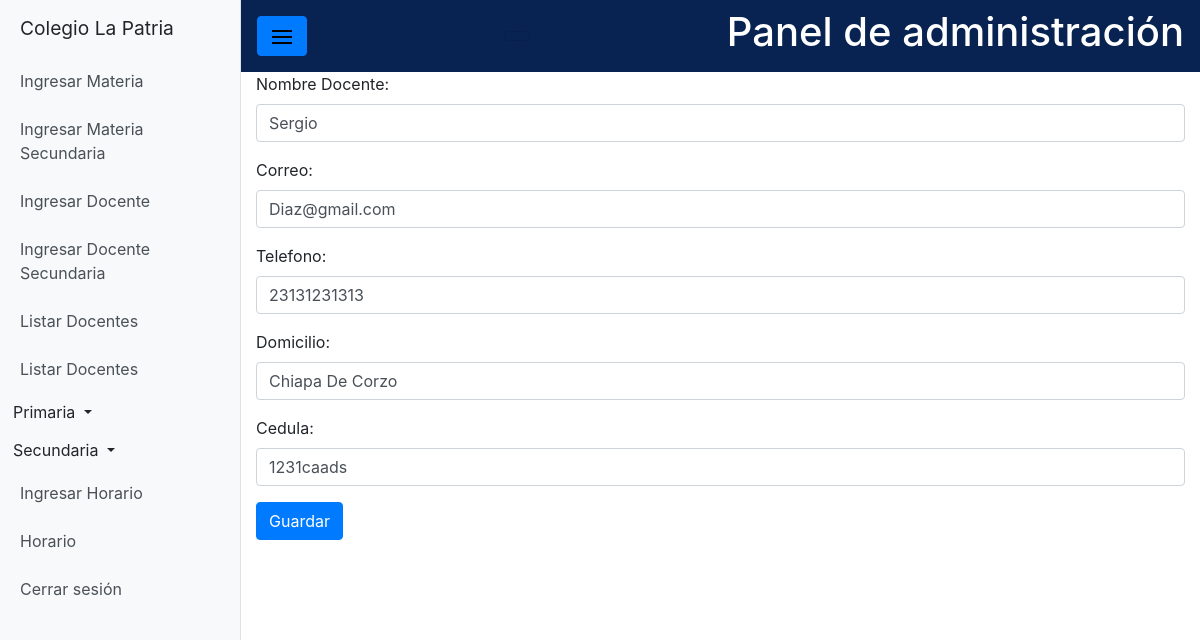
The app's page /colegiolapatria/administrador/editar-docente/2 (signed in) with its own data.
### sistema/models.py (models this page shows, shortened)
class Docente (models.Model):
    nombreDocente = models.CharField(max_length=100)
    apellido_paterno_docente = models.CharField(max_length = 20, null = True, blank=True)
    apellido_materno_docente = models.CharField(max_length = 20, null=True , blank = True)
    correo = models.CharField(max_length=45)
    telefono = models.IntegerField()
    domicilio = models.CharField(max_length=50)
    registro = models.CharField(max_length=15)
    class Meta:
        verbose_name="Docente"
        verbose_name_plural="Docentes"

### sistema/views.py (the view)
# urls.py: path('administrador/editar-docente/<int:pk>', DocenteUpdate.as_view(), name='editar_docente'),
class DocenteUpdate(LoginRequiredMixin,UpdateView):
	model = Docente
	form_class = ingresarDocente
	template_name = 'panel_admin/editar_docente.html'
	success_url = reverse_lazy("alumno:listar_docente")

### sistema/forms.py
class ingresarDocente(forms.ModelForm):
    class Meta:
        model = Docente
        fields = [
        'nombreDocente',
        'correo',
        'telefono',
        'domicilio',
        'registro',
        ]
        labels ={
        'nombreDocente':'Nombre Docente',
        'correo':'Correo',
        'telefono':'Telefono',
        'domicilio': 'Domicilio',
        'registro':'Cedula',
        }
        widgets = {
        'nombreDocente': forms.TextInput(attrs={"class":'form-control'}),
        'correo': forms.TextInput(attrs={'class':'form-control'}),
        'telefono': forms.TextInput(attrs={'class':'form-control'}),
        'domicilio': forms.TextInput(attrs={'class':'form-control'}),
        'registro': forms.TextInput(attrs={'class':'form-control'}),
            }

### templates/panel_admin/editar_docente.html (shortened to what this page needs)
{% extends 'baseadmin.html' %}
{% block content %}
        <form method="POST">
            {{ form.as_p }}
            <button type="submit" class="btn btn-primary">Guardar</button>
          </form>
          {%endblock%}

### static/css/css-manual/base.css (style rules this page uses)
body { overflow-x: hidden; }

### records on screen
Docente: nombreDocente "Sergio", correo "Diaz@gmail.com", telefono "23131231313", domicilio "Chiapa De Corzo", registro "1231caads"
